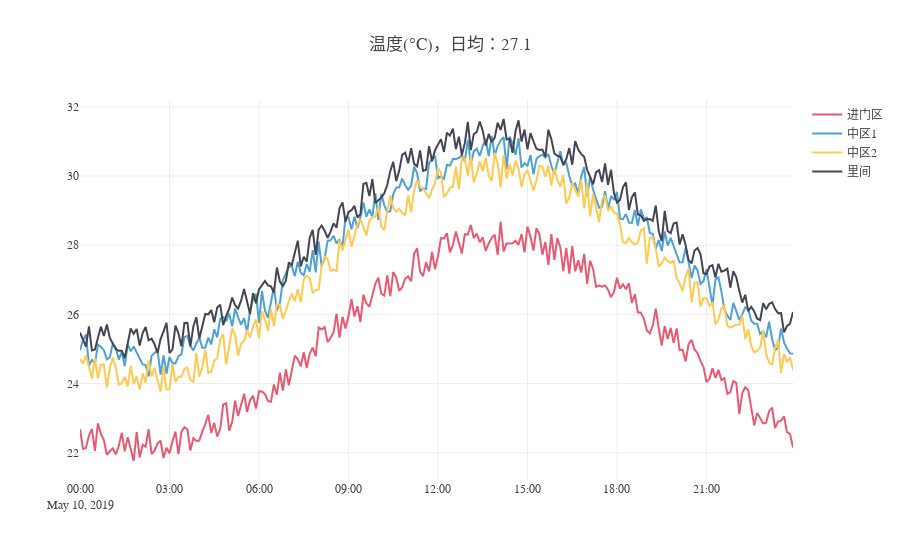

Source (notebook cell):
### Code cell
df = IEQ[['temp']].groupby(IEQ['zoneID']).resample('0.1H').mean()
day_mean = IEQ['temp'].mean()

trace1 = go.Scatter(
    x = df.loc['进门区',:].index,
    y = df.loc['进门区','temp'],
    mode = 'lines',
    name = '进门区',
    marker=dict(color='#e85a71')
)
trace2 = go.Scatter(
    x = df.loc['中区1',:].index,
    y = df.loc['中区1','temp'],
    mode = 'lines',
    name = '中区1',
    marker=dict(color='#4ea1d3')
)
trace3 = go.Scatter(
    x = df.loc['中区2',:].index,
    y = df.loc['中区2','temp'],
    mode = 'lines',
    name = '中区2',
    marker=dict(color='#ffc952')
)
trace4 = go.Scatter(
   x = df.loc['里间',:].index,
    y = df.loc['里间','temp'],
    mode = 'lines',
    name = '里间',
    marker=dict(color='#454552')
)
data = [trace1, trace2, trace3, trace4]
layout = go.Layout(
    title='温度(°C)，日均：'+str(round(day_mean,1)),
    font=dict(family='微软雅黑')
)

fig1 = go.Figure(data=data, layout=layout)
plotly.offline.iplot(fig1)
pio.write_image(fig1, '温度.jpeg', scale=5, width=800, height = 400)

### Figure 1 — Plotly figure (JSON) as saved in the notebook; plotly's stock layout.template omitted (floating-point values rounded to 4 significant figures; data arrays with more than 128 entries replaced by an {"elided": "..."} marker saying what was removed)
{"data": [{"marker": {"color": "#e85a71"}, "mode": "lines", "name": "进门区", "type": "scatter", "uid": "eb1dbc0a-fc6b-4da0-9877-ccde9352c3fb", "x": {"elided": "240 str values"}, "y": {"elided": "240 float values"}}, {"marker": {"color": "#4ea1d3"}, "mode": "lines", "name": "中区1", "type": "scatter", "uid": "2fc36635-0e87-42c5-ab1b-2345b9ceb8b6", "x": {"elided": "240 str values"}, "y": {"elided": "240 float values"}}, {"marker": {"color": "#ffc952"}, "mode": "lines", "name": "中区2", "type": "scatter", "uid": "c27c6a5f-a727-4212-a7c5-e602e8269a8e", "x": {"elided": "240 str values"}, "y": {"elided": "240 float values"}}, {"marker": {"color": "#454552"}, "mode": "lines", "name": "里间", "type": "scatter", "uid": "26e16ad1-e991-49ea-9124-7c44881dadfc", "x": {"elided": "240 str values"}, "y": {"elided": "240 float values"}}], "layout": {"font": {"family": "微软雅黑"}, "title": {"text": "温度(°C)，日均：27.1"}}}
